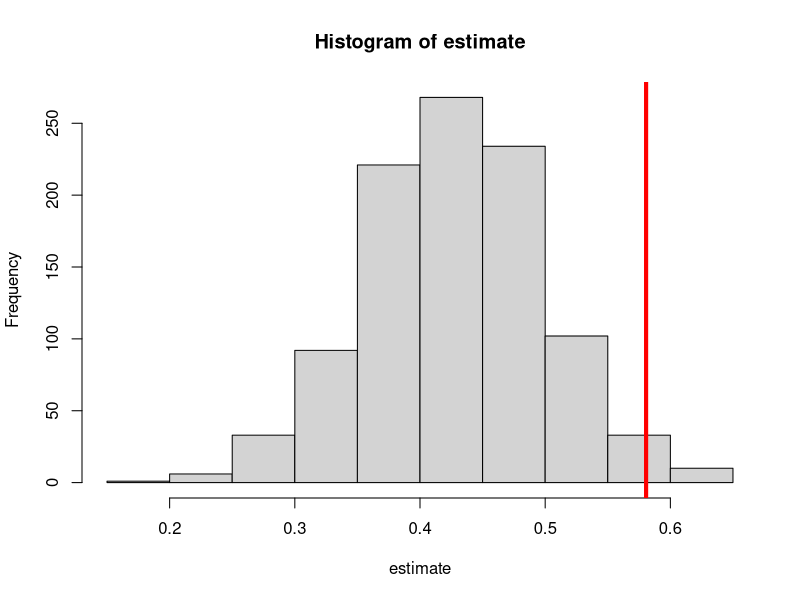
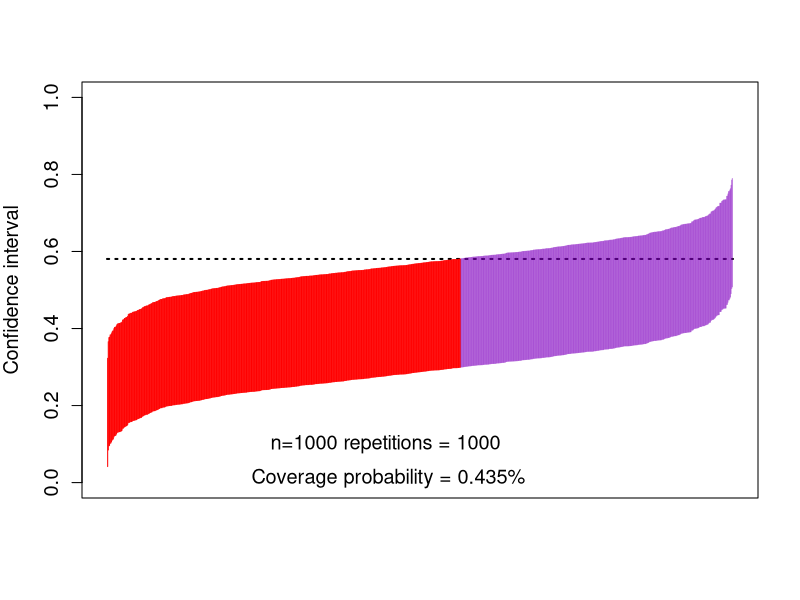

R code for these plots, in order:
## ---- chunk 1
mean_y <- function(m, a, w) abs(w) + a * m
mean_m <- function(a, w) plogis(w^2 - a)
pscore <- function(w) plogis(1 - abs(w))
## ---- chunk 2
w_big <- runif(1e6, -1, 1)
trueval <- mean((mean_y(1, 1, w_big) - mean_y(1, 0, w_big)) *
  mean_m(0, w_big) + (mean_y(0, 1, w_big) - mean_y(0, 0, w_big)) *
    (1 - mean_m(0, w_big)))
print(trueval)
## ---- chunk 3
gcomp <- function(y, m, a, w) {
  lm_y <- lm(y ~ m + a + w)
  pred_y1 <- predict(lm_y, newdata = data.frame(a = 1, m = m, w = w))
  pred_y0 <- predict(lm_y, newdata = data.frame(a = 0, m = m, w = w))
  pseudo <- pred_y1 - pred_y0
  lm_pseudo <- lm(pseudo ~ a + w)
  pred_pseudo <- predict(lm_pseudo, newdata = data.frame(a = 0, w = w))
  estimate <- mean(pred_pseudo)
  return(estimate)
}
## ---- chunk 4
estimate <- numeric(1000)
for (i in 1:1000) {
  n <- 1000
  w <- runif(n, -1, 1)
  a <- rbinom(n, 1, pscore(w))
  m <- rbinom(n, 1, mean_m(a, w))
  y <- rnorm(n, mean_y(m, a, w))

  estimate[i] <- gcomp(y, m, a, w)
}

hist(estimate)
abline(v = trueval, col = "red", lwd = 4)
## ---- chunk 5
cis <- cbind(
  estimate - qnorm(0.975) * sd(estimate),
  estimate + qnorm(0.975) * sd(estimate)
)

ord <- order(rowSums(cis))
lower <- cis[ord, 1]
upper <- cis[ord, 2]
curve(trueval + 0 * x,
  ylim = c(0, 1), xlim = c(0, 1001), lwd = 2, lty = 3, xaxt = "n",
  xlab = "", ylab = "Confidence interval", cex.axis = 1.2, cex.lab = 1.2
)
for (i in 1:1000) {
  clr <- rgb(0.5, 0, 0.75, 0.5)
  if (upper[i] < trueval || lower[i] > trueval) clr <- rgb(1, 0, 0, 1)
  points(rep(i, 2), c(lower[i], upper[i]), type = "l", lty = 1, col = clr)
}
text(450, 0.10, "n=1000 repetitions = 1000 ", cex = 1.2)
text(450, 0.01, paste0(
  "Coverage probability = ",
  mean(lower < trueval & trueval < upper), "%"
), cex = 1.2)
